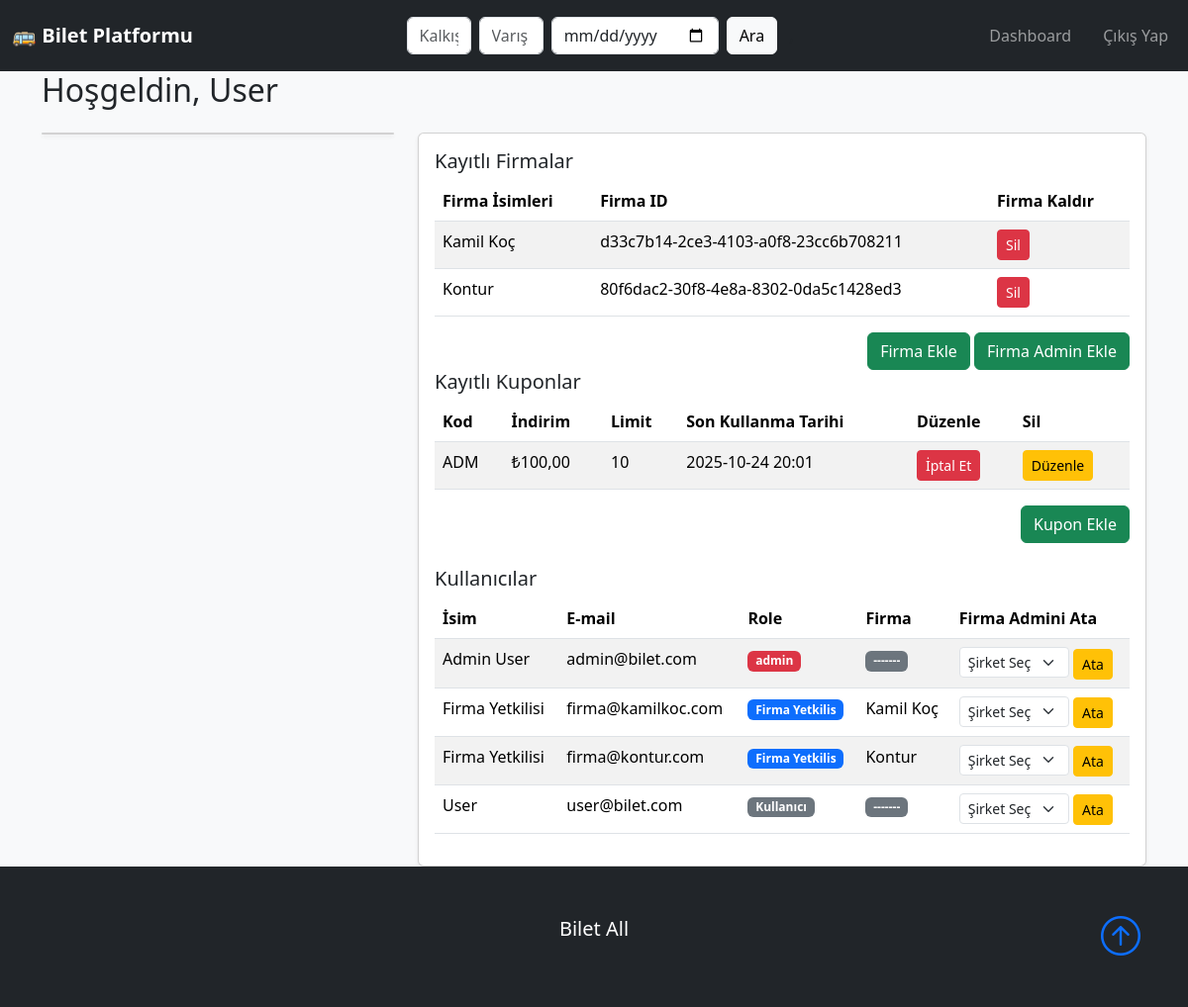
/admin_panel.php (signed in), run on the app's committed database.
### tables this page shows
CREATE TABLE Bus_Company (
    id TEXT PRIMARY KEY,                          -- UUID
    name TEXT UNIQUE NOT NULL,
    logo_path TEXT,
    created_at TIMESTAMP DEFAULT CURRENT_TIMESTAMP
);

CREATE TABLE Coupons (
    id TEXT PRIMARY KEY,                          -- UUID
    code TEXT UNIQUE NOT NULL,
    discount REAL NOT NULL,
    company_id TEXT,                              -- Nullable FK (if null, coupon is admin)
    usage_limit INTEGER NOT NULL,
    expire_date DATETIME NOT NULL,
    created_at TIMESTAMP DEFAULT CURRENT_TIMESTAMP,
    FOREIGN KEY (company_id) REFERENCES Bus_Company(id)
);

CREATE TABLE User (
    id TEXT PRIMARY KEY,                         -- UUID
    full_name TEXT NOT NULL,
    email TEXT UNIQUE NOT NULL,
    role TEXT CHECK(role IN ('user', 'company', 'admin')) NOT NULL DEFAULT 'user',
    password TEXT NOT NULL,
    company_id TEXT,                              -- Nullable FK (only for company users)
    balance REAL DEFAULT 800,
    created_at TIMESTAMP DEFAULT CURRENT_TIMESTAMP,
    FOREIGN KEY (company_id) REFERENCES Bus_Company(id)
);

### src/helper.php (called while the page is built, shortened)
<?php
require_once __DIR__ . '/../src/auth.php';
function get_admin_coupons(){
    global $db;
    $stmt = $db->prepare('SELECT *
    FROM Coupons
    WHERE company_id  IS NULL
    ORDER BY code ASC');
    $stmt->execute();
    return $stmt->fetchAll(PDO::FETCH_ASSOC);
}
function get_companies() {
    global $db;
    $stmt = $db->prepare('SELECT id, name FROM Bus_Company ORDER BY created_at DESC');
    $stmt->execute();
    return $stmt->fetchAll(PDO::FETCH_ASSOC);
}
function get_users() {
    global $db;
    $stmt = $db->prepare('SELECT U.*, B.name AS company_name
        FROM User U
        LEFT JOIN Bus_Company B ON U.company_id = B.id
        ORDER BY U.role ASC');
    $stmt->execute();
    return $stmt->fetchAll(PDO::FETCH_ASSOC);
}
?>

### public/admin_panel.php (the view, shortened to what this page needs)
<?php
require_once __DIR__ . '/../src/auth.php';
require_once __DIR__ .'/../src/helper.php';
include 'header.php';
$full_name = $_SESSION['full_name'] ?? '';
$companies = get_companies();
$coupons = get_admin_coupons();
$users = get_users();
?>
<div class="main-content">
  <div class="container">
  <h2 class="mb-4">Hoşgeldin, <?= htmlspecialchars($full_name) ?></h2>
    <div class="row g-4">
      <div class="col-md-4">
        <div class="card text-center shadow-sm">
        </div>
      </div>
      <div class="col-md-8">
        <div class="card shadow-sm">
          <div class="card-body">
            <h5 class="card-title">Kayıtlı Firmalar</h5>
            <table class="table table-striped">
              <thead>
                <tr>
                  <th>Firma İsimleri</th>
                  <th>Firma ID</th>
                  <th>Firma Kaldır</th>
                </tr>
              </thead>
              <tbody>
                <?php if (empty($companies)): ?>
                  <tr><td colspan="3" class="text-center">Kayıtlı Firma Bulunamadı..</td></tr>
                <?php else: ?>
                  <?php foreach ($companies as $company): ?>
                    <tr>
                      <td><?= htmlspecialchars($company['name']) ?>
                      <td><?= htmlspecialchars($company['id']) ?>
                      <td>
                        <form action="cancel_company.php" method="POST" style="display:inline;">
                            <button type="submit" class="btn btn-danger btn-sm">Sil</button>
                        </form>
                      </td>
                    </tr>
                  <?php endforeach; ?>
                <?php endif; ?>
              </tbody>
            </table>
            <div class="mt-3 text-end">
              <a href="add_company.php" class="btn btn-success">Firma Ekle</a>
              <form action="add_company_admin.php" method="POST" style="display:inline;">
                <button type="submit" class="btn btn-success">Firma Admin Ekle</button>
              </form>
            </div>
            <h5 class="card-title">Kayıtlı Kuponlar</h5>
            <table class="table table-striped">
              <thead>
                <tr>
                  <th>Kod</th>
                  <th>İndirim</th>
                  <th>Limit</th>
                  <th>Son Kullanma Tarihi</th>
                  <th>Düzenle</th>
                  <th>Sil</th>
                </tr>
              </thead>
              <tbody>
                <?php if (empty($coupons)): ?>
                  <tr><td colspan="3" class="text-center">Firmanıza kayıtlı Kupon bulunmamaktadır..</td></tr>
                <?php else: ?>
                  <?php foreach ($coupons as $coupon): ?>
                    <tr>
                      <td><?= htmlspecialchars($coupon['code']) ?></td>
                      <td>₺<?= number_format($coupon['discount'], 2, ',', '.') ?></td>
                      <td><?= htmlspecialchars($coupon['usage_limit']) ?></td>
                      <td><?= date('Y-m-d H:i', strtotime($coupon['expire_date'])) ?></td>
                      <td>
                        <form action="cancel_coupon.php" method="POST" style="display:inline;">
                            <button type="submit" class="btn btn-danger btn-sm">İptal Et</button>
                        </form>
                      </td>
                      <td>
                        <form action="edit_coupon.php" method="POST" style="display:inline;">
                            <button type="submit" class="btn btn-warning btn-sm">Düzenle</button>
                        </form>
                      </td>
                    </tr>
                  <?php endforeach; ?>
                <?php endif; ?>
              </tbody>
            </table>
            <div class="mt-3 text-end">
              <form action="add_coupon.php" method="POST" style="display:inline;">
                <button type="submit" class="btn btn-success btn">Kupon Ekle</button>
              </form>
            </div>
            <h5 class="card-title mt-4">Kullanıcılar</h5>
            <table class="table table-striped">
              <thead>
                <tr>
                  <th>İsim</th>
                  <th>E-mail</th>
                  <th>Role</th>
                  <th>Firma</th>
                  <th>Firma Admini Ata</th>
                </tr>
              </thead>
              <tbody>
                <?php if (empty($users)): ?>
                  <tr><td colspan="3" class="text-center">Kayıtlı kullanıcı bulunamadı.</td></tr>
                <?php else: ?>
                  <?php foreach ($users as $user): ?>
                    <tr>
                      <td><?= htmlspecialchars($user['full_name']) ?></td>
                      <td><?= htmlspecialchars($user['email']) ?></td>
                      <td>
                        <?php if ($user['role'] === 'user'): ?>
                          <span class="badge bg-secondary">Kullanıcı</span>
                        <?php elseif ($user['role'] === 'company'): ?>
                          <span class="badge bg-primary">Firma Yetkilis</span>
                        <?php elseif ($user['role'] === 'admin'): ?>
                          <span class="badge bg-danger">admin</span>
                        <?php endif; ?>
                      </td>
                      <td>
                        <?php if (!($user['company_id'] == NULL)): ?>
                          <?= htmlspecialchars($user['company_name']) ?>
                        <?php else: ?>
                          <span class="badge bg-secondary">-------</span>
                        <?php endif; ?>
                      </td>
                      <td>
                        <form action="company_admin_set.php" method="POST" style="display:inline;">
                          <select name="company_id" class="form-select form-select-sm d-inline-block w-auto" required>
                              <option value="">Şirket Seç</option>
                          </select>
                          <button type="submit" class="btn btn-warning btn-sm">Ata</button>
                        </form>
                      </td>
                    </tr>
                  <?php endforeach; ?>
                <?php endif; ?>
              </tbody>
            </table>
          </div>
        </div>
      </div>
    </div>
  </div>
</div>
<?php include 'footer.php'; ?>

### public/view/css/style.css (style rules this page uses)
html, body { height: 100%; }
body { display: flex; flex-direction: column; min-height: 100vh; }
.main-content { flex: 1; }

### data on the page
bus_company: name "Kamil Koç", id "d33c7b14-2ce3-4103-a0f8-23cc6b708211"
bus_company: name "Kontur", id "80f6dac2-30f8-4e8a-8302-0da5c1428ed3"
coupons: code "ADM", discount "100,00", usage_limit "10", expire_date "2025-10-24 20:01"
user: full_name "Admin User", email "admin@bilet.com", role "admin"
user: full_name "Firma Yetkilisi", email "firma@kamilkoc.com", role "Firma Yetkilis", company.name "Kamil Koç"
user: full_name "Firma Yetkilisi", email "firma@kontur.com", role "Firma Yetkilis", company.name "Kontur"
user: full_name "User", email "user@bilet.com", role "Kullanıcı"

### other printed values
$full_name "User"
